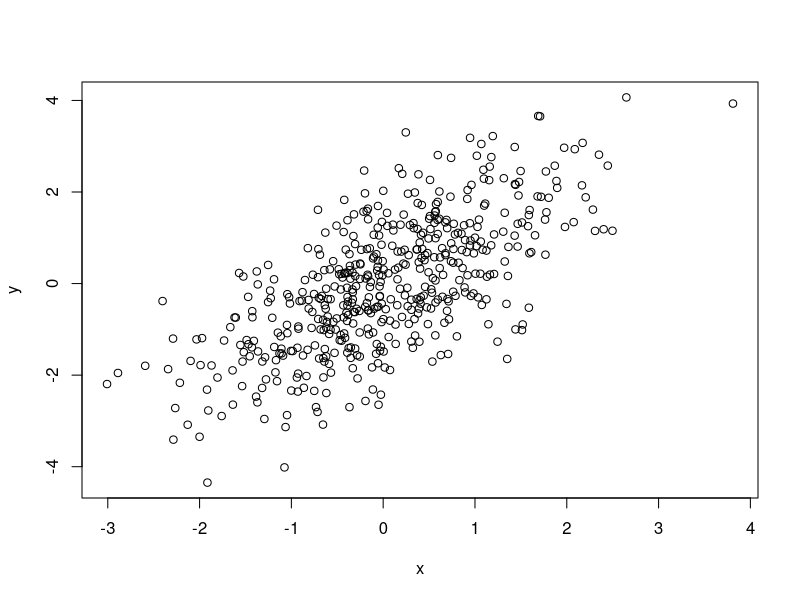
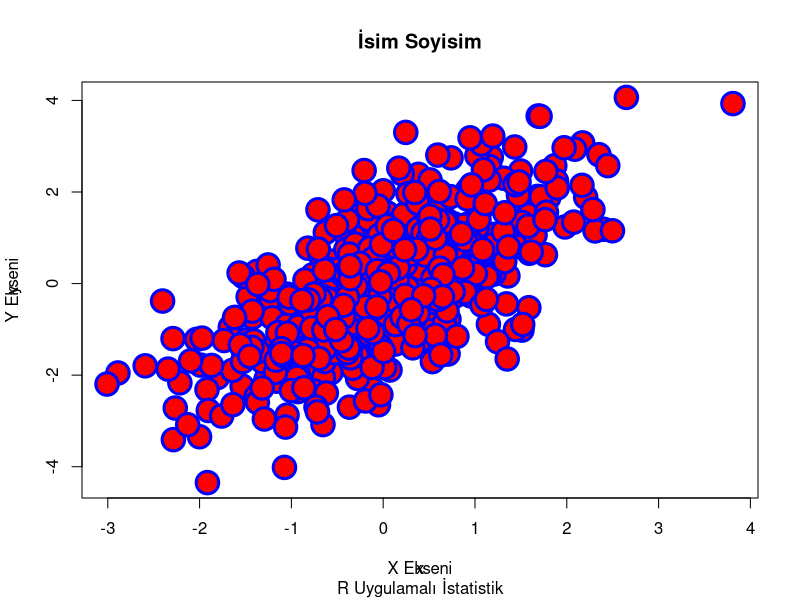
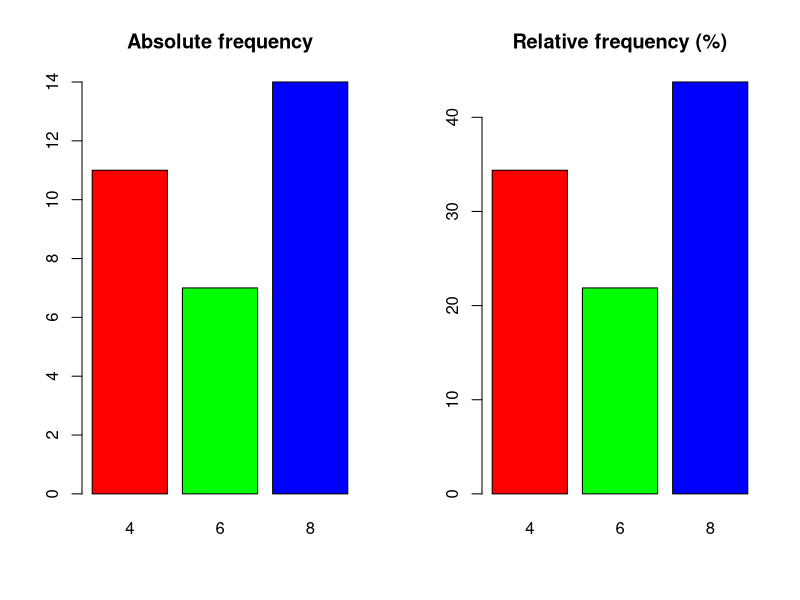
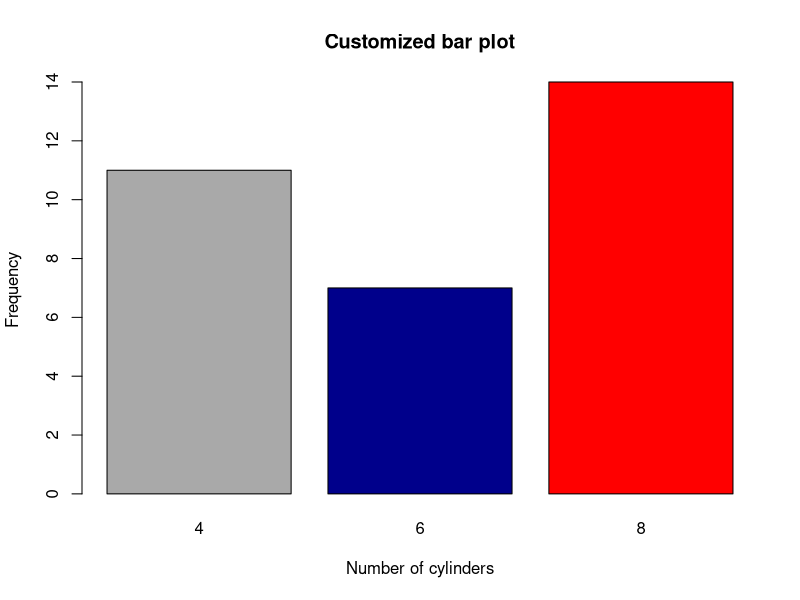
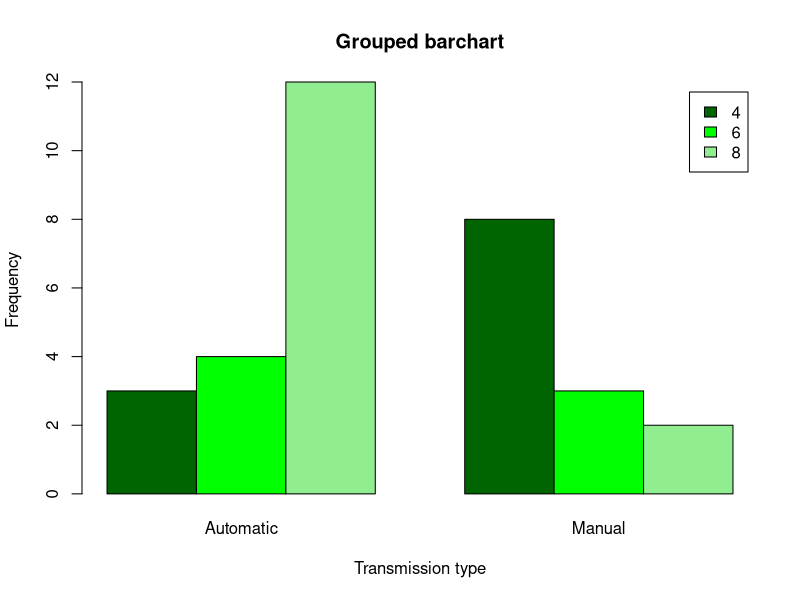
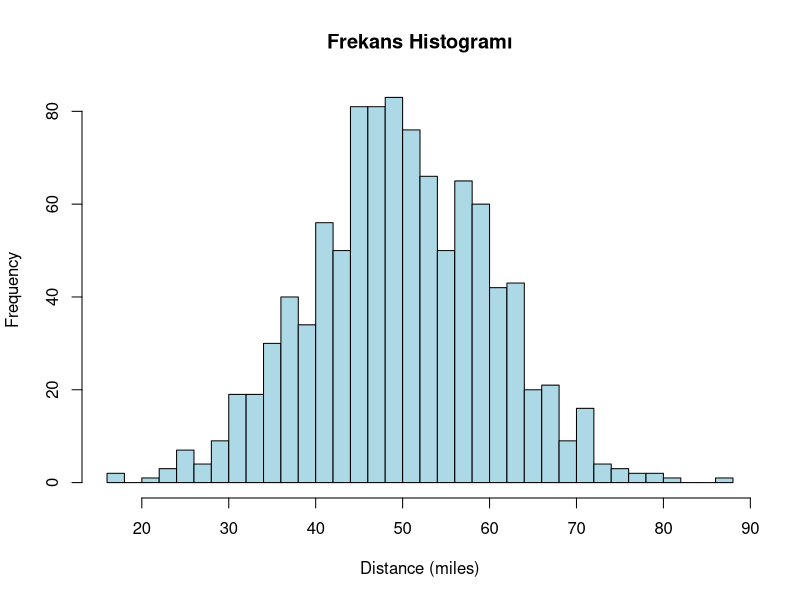

Write the R code that produced these figures, in order.
# Uygulamalı İstatistik Dersi 2025-2026
# 17 Ekim 2025 | 5. Hafta

set.seed(1)

# Örnek veriler
x <- rnorm(500)
y <- x + rnorm(500)

# Verileri çiz
plot(x, y)

# x ve y değişkenlerini birleştir
M <- cbind(x, y)
plot(
    M,
    pch = 21,
    bg = "red",  
    col = "blue", 
    cex = 3,     
    lwd = 3
)

title(
    main = "İsim Soyisim",
    sub = "R Uygulamalı İstatistik",
    xlab = "X Ekseni",
    ylab = "Y Ekseni"
)

data(mtcars)
attach(mtcars)

# Frekans tablosu
my_table <- table(cyl)
my_table

# 1 Satır ve 2 Sütunlu grafik alanı oluştur
par(mfrow = c(1, 2))

# Absolute frequency barplot
barplot(
    my_table,
    main = "Absolute frequency",
    col = rainbow(3)
)

# Relative frequency barplot
barplot(
    prop.table(my_table) * 100,
    main = "Relative frequency (%)",
    col = rainbow(3)
)

par(mfrow = c(1, 1))

barplot(
    my_table,                               # Data
    main = "Customized bar plot",           # Title
    xlab = "Number of cylinders",           # X-axis label
    ylab = "Frequency",                     # Y-axis label
    border = "black",                       # Bar border colors
    col = c("darkgrey", "darkblue", "red")  # Bar colors
)

am <- factor(am)

levels(am) <- c("Automatic", "Manual")
other_table <- table(cyl, am)

barplot(
    other_table,
    main = "Grouped barchart",
    xlab = "Transmission type", ylab = "Frequency",
    col = c("darkgreen", "green", "lightgreen"),
    legend.text = rownames(other_table),
    beside = TRUE
) 

var1 <- rnorm(1000, mean = 50, sd = 10)

hist(
    var1,
    main = "Frekans Histogramı",
    xlab = "Distance (miles)",
    ylab = "Frequency",
    col = "lightblue",
    border = "black",
    breaks = 30
)
